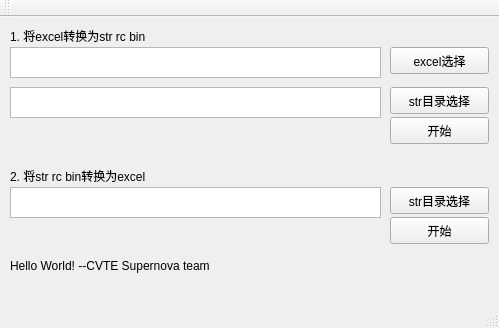
<?xml version="1.0" encoding="UTF-8"?>
<ui version="4.0">
 <class>SupernoveString</class>
 <widget class="QMainWindow" name="SupernoveString">
  <property name="geometry">
   <rect>
    <x>0</x>
    <y>0</y>
    <width>499</width>
    <height>328</height>
   </rect>
  </property>
  <property name="windowTitle">
   <string>SupernovaStr</string>
  </property>
  <widget class="QWidget" name="centralWidget">
   <widget class="QPushButton" name="x2b_btn_start">
    <property name="geometry">
     <rect>
      <x>390</x>
      <y>100</y>
      <width>99</width>
      <height>27</height>
     </rect>
    </property>
    <property name="text">
     <string>开始</string>
    </property>
   </widget>
   <widget class="QTextEdit" name="x2b_txt_file">
    <property name="geometry">
     <rect>
      <x>10</x>
      <y>70</y>
      <width>371</width>
      <height>31</height>
     </rect>
    </property>
   </widget>
   <widget class="QPushButton" name="x2b_btn_select">
    <property name="geometry">
     <rect>
      <x>390</x>
      <y>70</y>
      <width>99</width>
      <height>27</height>
     </rect>
    </property>
    <property name="text">
     <string>str目录选择</string>
    </property>
   </widget>
   <widget class="QTextEdit" name="x2b_txt_xls">
    <property name="geometry">
     <rect>
      <x>10</x>
      <y>30</y>
      <width>371</width>
      <height>31</height>
     </rect>
    </property>
   </widget>
   <widget class="QPushButton" name="x2b_btn_xls">
    <property name="geometry">
     <rect>
      <x>390</x>
      <y>30</y>
      <width>99</width>
      <height>27</height>
     </rect>
    </property>
    <property name="text">
     <string>excel选择</string>
    </property>
   </widget>
   <widget class="QLabel" name="label">
    <property name="geometry">
     <rect>
      <x>10</x>
      <y>10</y>
      <width>291</width>
      <height>17</height>
     </rect>
    </property>
    <property name="text">
     <string>1. 将excel转换为str rc bin</string>
    </property>
   </widget>
   <widget class="QLabel" name="x2b_tips">
    <property name="geometry">
     <rect>
      <x>10</x>
      <y>240</y>
      <width>351</width>
      <height>17</height>
     </rect>
    </property>
    <property name="text">
     <string>Hello World! --CVTE Supernova team</string>
    </property>
   </widget>
   <widget class="QLabel" name="label_2">
    <property name="geometry">
     <rect>
      <x>10</x>
      <y>150</y>
      <width>281</width>
      <height>17</height>
     </rect>
    </property>
    <property name="text">
     <string>2. 将str rc bin转换为excel</string>
    </property>
   </widget>
   <widget class="QTextEdit" name="x2b_txt_file_2">
    <property name="geometry">
     <rect>
      <x>10</x>
      <y>170</y>
      <width>371</width>
      <height>31</height>
     </rect>
    </property>
   </widget>
   <widget class="QPushButton" name="x2b_btn_select_2">
    <property name="geometry">
     <rect>
      <x>390</x>
      <y>170</y>
      <width>99</width>
      <height>27</height>
     </rect>
    </property>
    <property name="text">
     <string>str目录选择</string>
    </property>
   </widget>
   <widget class="QPushButton" name="x2b_btn_start_2">
    <property name="geometry">
     <rect>
      <x>390</x>
      <y>200</y>
      <width>99</width>
      <height>27</height>
     </rect>
    </property>
    <property name="text">
     <string>开始</string>
    </property>
   </widget>
  </widget>
  <widget class="QMenuBar" name="menuBar">
   <property name="geometry">
    <rect>
     <x>0</x>
     <y>0</y>
     <width>499</width>
     <height>25</height>
    </rect>
   </property>
  </widget>
  <widget class="QToolBar" name="mainToolBar">
   <attribute name="toolBarArea">
    <enum>TopToolBarArea</enum>
   </attribute>
   <attribute name="toolBarBreak">
    <bool>false</bool>
   </attribute>
  </widget>
  <widget class="QStatusBar" name="statusBar"/>
 </widget>
 <layoutdefault spacing="6" margin="11"/>
 <resources/>
 <connections>
  <connection>
   <sender>x2b_btn_start</sender>
   <signal>clicked()</signal>
   <receiver>SupernoveString</receiver>
   <slot>xls2bin()</slot>
   <hints>
    <hint type="sourcelabel">
     <x>428</x>
     <y>163</y>
    </hint>
    <hint type="destinationlabel">
     <x>249</x>
     <y>202</y>
    </hint>
   </hints>
  </connection>
  <connection>
   <sender>x2b_btn_select</sender>
   <signal>clicked()</signal>
   <receiver>SupernoveString</receiver>
   <slot>selfolder()</slot>
   <hints>
    <hint type="sourcelabel">
     <x>467</x>
     <y>80</y>
    </hint>
    <hint type="destinationlabel">
     <x>336</x>
     <y>49</y>
    </hint>
   </hints>
  </connection>
  <connection>
   <sender>x2b_btn_xls</sender>
   <signal>clicked()</signal>
   <receiver>SupernoveString</receiver>
   <slot>selfile()</slot>
   <hints>
    <hint type="sourcelabel">
     <x>446</x>
     <y>117</y>
    </hint>
    <hint type="destinationlabel">
     <x>215</x>
     <y>49</y>
    </hint>
   </hints>
  </connection>
  <connection>
   <sender>x2b_btn_select_2</sender>
   <signal>clicked()</signal>
   <receiver>SupernoveString</receiver>
   <slot>selfolder2()</slot>
   <hints>
    <hint type="sourcelabel">
     <x>455</x>
     <y>223</y>
    </hint>
    <hint type="destinationlabel">
     <x>445</x>
     <y>265</y>
    </hint>
   </hints>
  </connection>
  <connection>
   <sender>x2b_btn_start_2</sender>
   <signal>clicked()</signal>
   <receiver>SupernoveString</receiver>
   <slot>bin2xls()</slot>
   <hints>
    <hint type="sourcelabel">
     <x>476</x>
     <y>252</y>
    </hint>
    <hint type="destinationlabel">
     <x>489</x>
     <y>279</y>
    </hint>
   </hints>
  </connection>
 </connections>
 <slots>
  <slot>xls2bin()</slot>
  <slot>selfolder()</slot>
  <slot>selfile()</slot>
  <slot>bin2xls()</slot>
  <slot>selfolder2()</slot>
 </slots>
</ui>
